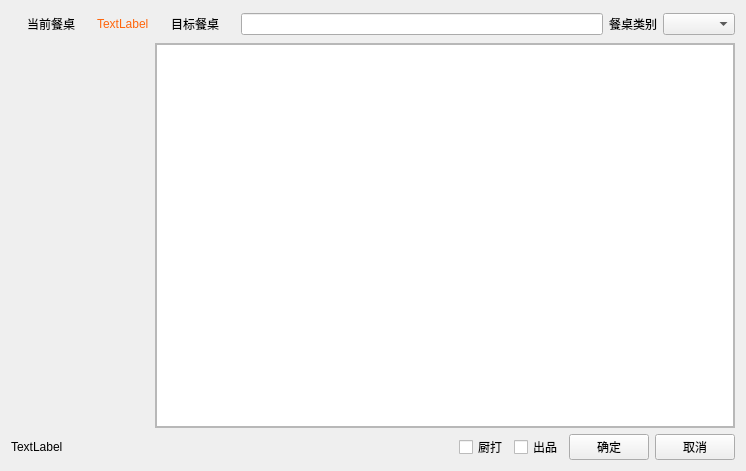
<?xml version="1.0" encoding="UTF-8"?>
<ui version="4.0">
 <class>w_scr_dish_restaurant_table_transfer</class>
 <widget class="QDialog" name="w_scr_dish_restaurant_table_transfer">
  <property name="geometry">
   <rect>
    <x>0</x>
    <y>0</y>
    <width>746</width>
    <height>471</height>
   </rect>
  </property>
  <property name="windowTitle">
   <string>Dialog</string>
  </property>
  <layout class="QVBoxLayout" name="verticalLayout_4">
   <item>
    <layout class="QHBoxLayout" name="horizontalLayout_5" stretch="0,1">
     <item>
      <layout class="QVBoxLayout" name="verticalLayout_2">
       <item>
        <layout class="QHBoxLayout" name="horizontalLayout_4" stretch="0,1">
         <item>
          <widget class="QPushButton" name="pushButton_cur_table">
           <property name="text">
            <string>当前餐桌</string>
           </property>
           <property name="flat">
            <bool>true</bool>
           </property>
          </widget>
         </item>
         <item>
          <widget class="QLabel" name="label_cur_table">
           <property name="styleSheet">
            <string notr="true">color:#ff650b;</string>
           </property>
           <property name="text">
            <string>TextLabel</string>
           </property>
          </widget>
         </item>
        </layout>
       </item>
       <item>
        <layout class="QHBoxLayout" name="horizontalLayout_3">
         <item>
          <layout class="QHBoxLayout" name="horizontalLayout_div"/>
         </item>
         <item>
          <widget class="QLabel" name="label_4">
           <property name="styleSheet">
            <string notr="true"/>
           </property>
           <property name="text">
            <string/>
           </property>
           <property name="pixmap">
            <pixmap resource="../res.qrc">:/image/widgets_pic/arrowright.png</pixmap>
           </property>
          </widget>
         </item>
        </layout>
       </item>
       <item>
        <spacer name="verticalSpacer">
         <property name="orientation">
          <enum>Qt::Vertical</enum>
         </property>
         <property name="sizeHint" stdset="0">
          <size>
           <width>20</width>
           <height>40</height>
          </size>
         </property>
        </spacer>
       </item>
      </layout>
     </item>
     <item>
      <layout class="QVBoxLayout" name="verticalLayout" stretch="0,1">
       <item>
        <layout class="QHBoxLayout" name="horizontalLayout_2">
         <item>
          <widget class="QPushButton" name="pushButton_destination">
           <property name="text">
            <string>目标餐桌</string>
           </property>
           <property name="flat">
            <bool>true</bool>
           </property>
          </widget>
         </item>
         <item>
          <widget class="QLineEdit" name="lineEdit_destination"/>
         </item>
         <item>
          <widget class="QLabel" name="label">
           <property name="text">
            <string>餐桌类别</string>
           </property>
          </widget>
         </item>
         <item>
          <widget class="QComboBox" name="comboBox_tabletype"/>
         </item>
        </layout>
       </item>
       <item>
        <widget class="QFrame" name="frame">
         <property name="frameShape">
          <enum>QFrame::StyledPanel</enum>
         </property>
         <property name="frameShadow">
          <enum>QFrame::Raised</enum>
         </property>
         <property name="outer_stylesheet" stdset="0">
          <string>frame_backview</string>
         </property>
         <layout class="QVBoxLayout" name="verticalLayout_3">
          <property name="leftMargin">
           <number>0</number>
          </property>
          <property name="topMargin">
           <number>0</number>
          </property>
          <property name="rightMargin">
           <number>0</number>
          </property>
          <property name="bottomMargin">
           <number>0</number>
          </property>
          <item>
           <widget class="restaurantTableView" name="tableView"/>
          </item>
         </layout>
        </widget>
       </item>
      </layout>
     </item>
    </layout>
   </item>
   <item>
    <layout class="QHBoxLayout" name="horizontalLayout" stretch="1,0,0,0,0,0">
     <item>
      <widget class="QLabel" name="label_desc">
       <property name="text">
        <string>TextLabel</string>
       </property>
      </widget>
     </item>
     <item>
      <spacer name="horizontalSpacer">
       <property name="orientation">
        <enum>Qt::Horizontal</enum>
       </property>
       <property name="sizeHint" stdset="0">
        <size>
         <width>40</width>
         <height>20</height>
        </size>
       </property>
      </spacer>
     </item>
     <item>
      <widget class="lds_checkbox_wrap" name="checkBox_tranfer_print">
       <property name="text">
        <string>厨打</string>
       </property>
      </widget>
     </item>
     <item>
      <widget class="lds_checkbox_wrap" name="checkBox_tranfer_out">
       <property name="text">
        <string>出品</string>
       </property>
      </widget>
     </item>
     <item>
      <widget class="lds_toolbar_button" name="pushButton_ok">
       <property name="text">
        <string>确定</string>
       </property>
       <property name="outer_stylesheet" stdset="0">
        <string>pushbutton</string>
       </property>
      </widget>
     </item>
     <item>
      <widget class="lds_toolbar_button" name="pushButton_cancel">
       <property name="text">
        <string>取消</string>
       </property>
       <property name="outer_stylesheet" stdset="0">
        <string>pushbutton</string>
       </property>
      </widget>
     </item>
    </layout>
   </item>
  </layout>
 </widget>
 <customwidgets>
  <customwidget>
   <class>lds_toolbar_button</class>
   <extends>QPushButton</extends>
   <header>lds_toolbar_button.h</header>
  </customwidget>
  <customwidget>
   <class>restaurantTableView</class>
   <extends>QTableView</extends>
   <header>restauranttableview.h</header>
  </customwidget>
  <customwidget>
   <class>lds_checkbox_wrap</class>
   <extends>QCheckBox</extends>
   <header>lds_checkbox_wrap.h</header>
  </customwidget>
 </customwidgets>
 <resources>
  <include location="../res.qrc"/>
 </resources>
 <connections/>
</ui>
